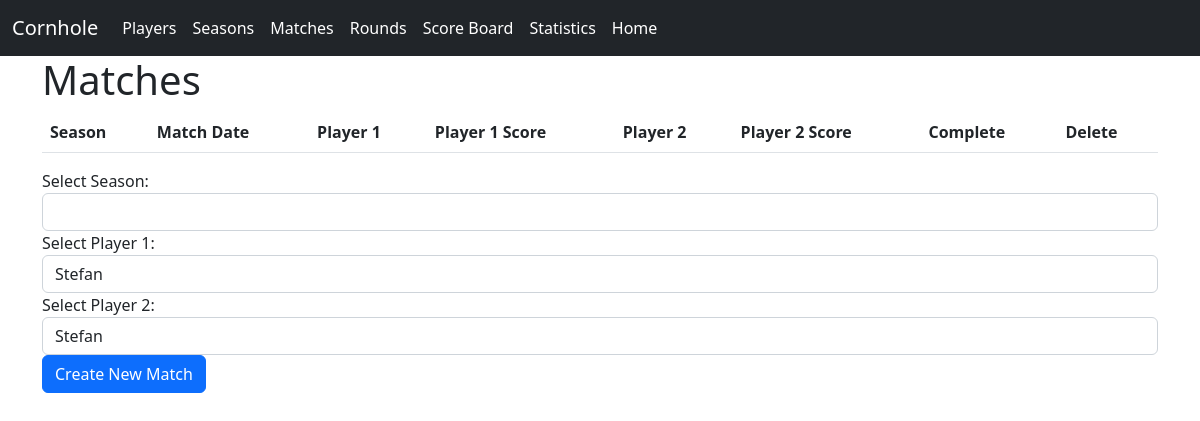
Page /matches on the earlier database version.
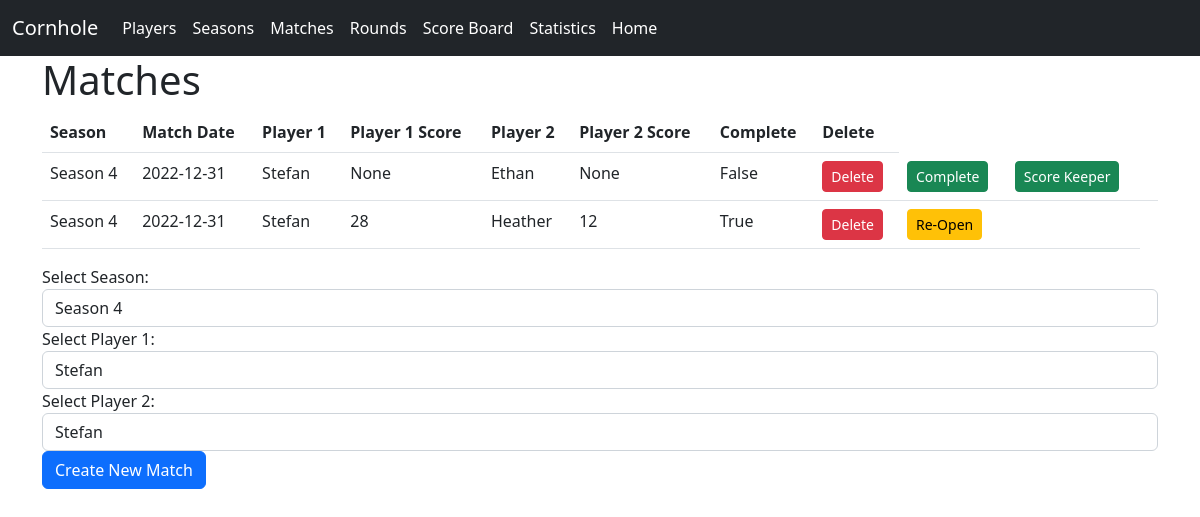
Same page on the later database version.
### website/models.py (models this page shows)
class Match(db.Model):
    id = db.Column(db.Integer, primary_key=True)
    player1 = db.Column(db.Integer, db.ForeignKey('player.id'), nullable=False)
    player2 = db.Column(db.Integer, db.ForeignKey('player.id'), nullable=False)
    player1_score = db.Column(db.Integer, nullable=True)
    player2_score = db.Column(db.Integer, nullable=True)
    date = db.Column(db.DateTime(timezone=True), default=func.now())
    season = db.Column(db.Integer, db.ForeignKey('season.id'), nullable=False)
    rounds = db.relationship('Round', backref='match', lazy=True)
    completed = db.Column(db.Boolean, default=False)

class Season(db.Model):
    id = db.Column(db.Integer, primary_key=True)
    name = db.Column(db.String(150), unique=True)
    startDate = db.Column(db.DateTime(timezone=True), default=func.now())
    closed = db.Column(db.Boolean, default=False)

class Player(db.Model):
    id = db.Column(db.Integer, primary_key=True)
    first_name = db.Column(db.String(150), unique=True)
    notes = db.relationship("Note")

### website/views.py (the view, shortened to what this page needs)
@views.route("/matches", methods=["GET", "POST"])
def matches():
    openSeasons = Season.query.filter_by(closed=False)
    seasons = {season.id: season.name for season in Season.query.all()}
    allPlayers = Player.query.all()
    matches = Match.query.all()
    players = {player.id: player.first_name for player in Player.query.all()}
    return render_template("matches.html", matches=matches, players=players, allPlayers=allPlayers, seasons=seasons, openSeasons=openSeasons)

### website/templates/matches.html (shortened to what this page needs)
{% extends "base.html" %}
{% block content %}
    <h1>Matches</h1>
<table class="table">
        <thead>
            <tr>
                <th scope="col">Season</th>
                <th scope="col">Match Date </th>
                <th scope="col">Player 1</th>
                <th scope="col">Player 1 Score</th>
                <th scope="col">Player 2</th>
                <th scope="col">Player 2 Score</th>
                <th scope="col">Complete</th>
                <th scope="col">Delete</th>
            </tr>
        </thead>
        <tbody>
            {% for match in matches %}
            <tr>
                <td>{{ seasons[match.season] }}</td>
                <td>{{ match.date.date() }}</td>
                <td>{{ players[match.player1] }}</td>
                <td>{{ match.player1_score }}</td>
                <td>{{ players[match.player2] }}</td>
                <td>{{ match.player2_score }}</td>
                <td>{{ match.completed }}</td>
                <td>
                    <form method="POST"
                        action="{{ url_for('views.delete_match', match_id=match.id) }}">
                        <input type="submit" class="btn btn-sm btn-danger" value="Delete"
                            onclick="return confirm('Are you sure you want to delete this match?')">
                    </form>
                </td>
                <td>
                  {% if match.completed == False %}
                    <form method="POST"
                        action="{{ url_for('views.complete_match', match_id=match.id) }}">
                        <input type="submit" class="btn btn-sm btn-success" value="Complete"
                            onclick="return confirm('Are you sure you want to complete this match?')">
                    </form>
                </td>
                <td>
                    <form method="POST"
                        action="{{ url_for('views.score_keeper') }}">
                        <input type="submit" class="btn btn-sm btn-success" value="Score Keeper">
                    </form>
                  {% else %}
                    <form method="POST"
                        action="{{ url_for('views.open_match', match_id=match.id) }}">
                        <input type="submit" class="btn btn-sm btn-warning" value="Re-Open"
                            onclick="return confirm('Are you sure you want to re-open this match?')">
                    </form>
                  {% endif %}
                </td>
                <td></td>
            </tr>
            {% endfor %}
        </tbody>
</table>
<form method = "POST">
    <div class="form-group">
      <label for="seasonSelect">Select Season:</label>
        <select class="form-control" id="seasonSelect" name="seasonSelect">
            {% for season in openSeasons %}
            <option value="{{ season.id }}">{{ season.name }} </option>
            {% endfor %}
        </select>
      <label for="playerSelect1">Select Player 1:</label>
      <select class="form-control" id="player1Select" name="player1Select">
        {% for player in allPlayers %}
          <option value="{{ player.id }}">{{ player.first_name }} </option>
        {% endfor %}
      </select>
      <label for="playerSelect2">Select Player 2:</label>
      <select class="form-control" id="player2Select" name="player2Select">
        {% for player in allPlayers %}
          <option value="{{ player.id }}">{{ player.first_name }} </option>
        {% endfor %}
      </select>
    </div>
    <button type="submit" class="btn btn-primary">Create New Match</button>
  </form>
{% endblock %}

### website/templates/base.html (shortened to what this page needs)
<!DOCTYPE html>
<html>
  <head>
    <link
    href="https://cdn.jsdelivr.net/npm/bootstrap@5.2.3/dist/css/bootstrap.min.css"
    rel="stylesheet"
    />
    <link
      rel="stylesheet"
      href="https://stackpath.bootstrapcdn.com/font-awesome/4.7.0/css/font-awesome.min.css"
    />
  </head>
  <body>
    <nav class="navbar navbar-expand-lg navbar-dark bg-dark">
      <div class="container-fluid">
        <a class="navbar-brand" href="/">Cornhole</a>
      <div class="collapse navbar-collapse" id="navbarSupportedContent">
        <ul class="navbar-nav me-auto mb-2 mb-lg-0">
          <li class="nav-item">
            <a class="nav-link active" aria-current="page" id="players" href="/players">Players</a>
          </li>
          <li class="nav-item">
            <a class="nav-link active" aria-current="page" id="seasons" href="/seasons">Seasons</a>
          </li>
          <li class="nav-item">
            <a class="nav-link active" aria-current="page" id="matches" href="/matches">Matches</a>
          </li>
          <li class="nav-item">
            <a class="nav-link active" aria-current="page" id="rounds" href="/rounds">Rounds</a>
          </li>
          <li class="nav-item">
            <a class="nav-link active" aria-current="page" id="scoreboard" href="/score-board">Score Board</a>
          </li>
          <li class="nav-item">
            <a class="nav-link active" aria-current="page" id="stats" href="/stats">Statistics</a>
          </li>
          <li class="nav-item">
            <a class="nav-link active" aria-current="page" id="home" href="/">Home</a>
          </li>
        </div>
      </div>
    </nav>
    <div class="container">
      {% block content%} {% endblock %}
    </div>
  </body>
</html>

Differences in the rows shown:
added Match: season.name "Season 4", date "2022-12-31", player1.first_name "Stefan", player1_score "None", player2.first_name "Ethan", player2_score "None", completed "False"
added Match: season.name "Season 4", date "2022-12-31", player1.first_name "Stefan", player1_score "28", player2.first_name "Heather", player2_score "12", completed "True"
Other differences:
form field seasonSelect: (not shown) → "Season 4"
